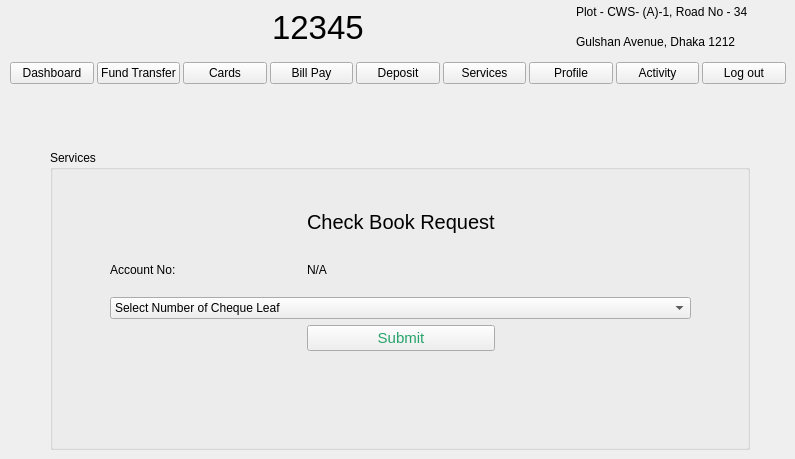
    <widget class="QWidget" name="Services_page">
     <widget class="QGroupBox" name="groupBox_7">
      <property name="geometry">
       <rect>
        <x>50</x>
        <y>150</y>
        <width>700</width>
        <height>300</height>
       </rect>
      </property>
      <property name="title">
       <string>Services</string>
      </property>
      <widget class="QWidget" name="layoutWidget">
       <property name="geometry">
        <rect>
         <x>60</x>
         <y>50</y>
         <width>581</width>
         <height>151</height>
        </rect>
       </property>
       <layout class="QGridLayout" name="gridLayout_12">
        <item row="0" column="1">
         <widget class="QLabel" name="label_22">
          <property name="font">
           <font>
            <pointsize>15</pointsize>
           </font>
          </property>
          <property name="text">
           <string>Check Book Request</string>
          </property>
         </widget>
        </item>
        <item row="2" column="0" colspan="3">
         <widget class="QComboBox" name="comboBox_13">
          <property name="enabled">
           <bool>true</bool>
          </property>
          <property name="cursor">
           <cursorShape>ArrowCursor</cursorShape>
          </property>
          <item>
           <property name="text">
            <string>Select Number of Cheque Leaf</string>
           </property>
          </item>
          <item>
           <property name="text">
            <string>20</string>
           </property>
          </item>
          <item>
           <property name="text">
            <string>50</string>
           </property>
          </item>
         </widget>
        </item>
        <item row="3" column="1">
         <widget class="QPushButton" name="pushButton_5">
          <property name="font">
           <font>
            <pointsize>11</pointsize>
           </font>
          </property>
          <property name="styleSheet">
           <string notr="true">color: rgb(38, 162, 105);</string>
          </property>
          <property name="text">
           <string>Submit</string>
          </property>
         </widget>
        </item>
        <item row="0" column="2">
         <spacer name="horizontalSpacer_4">
          <property name="orientation">
           <enum>Qt::Horizontal</enum>
          </property>
          <property name="sizeHint" stdset="0">
           <size>
            <width>40</width>
            <height>20</height>
           </size>
          </property>
         </spacer>
        </item>
        <item row="0" column="0">
         <spacer name="horizontalSpacer_3">
          <property name="orientation">
           <enum>Qt::Horizontal</enum>
          </property>
          <property name="sizeHint" stdset="0">
           <size>
            <width>40</width>
            <height>20</height>
           </size>
          </property>
         </spacer>
        </item>
        <item row="1" column="0">
         <widget class="QLabel" name="label_24">
          <property name="text">
           <string>Account No:</string>
          </property>
         </widget>
        </item>
        <item row="1" column="1">
         <widget class="QLabel" name="ac_no">
          <property name="enabled">
           <bool>true</bool>
          </property>
          <property name="text">
           <string>N/A</string>
          </property>
         </widget>
        </item>
       </layout>
      </widget>
     </widget>
     <widget class="QWidget" name="layoutWidget_8">
      <property name="geometry">
       <rect>
        <x>40</x>
        <y>0</y>
        <width>711</width>
        <height>54</height>
       </rect>
      </property>
      <layout class="QGridLayout" name="gridLayout_18">
       <item row="1" column="0">
        <widget class="QLabel" name="login_bank_logo_6">
         <property name="text">
          <string/>
         </property>
         <property name="pixmap">
          <pixmap resource="resources.qrc">:/image/images/logo.jpeg</pixmap>
         </property>
        </widget>
       </item>
       <item row="1" column="4">
        <layout class="QVBoxLayout" name="verticalLayout_3">
         <item>
          <widget class="QLabel" name="login_address_label1_6">
           <property name="text">
            <string>Plot - CWS- (A)-1, Road No - 34 </string>
           </property>
          </widget>
         </item>
         <item>
          <widget class="QLabel" name="login_address_label2_6">
           <property name="text">
            <string>Gulshan Avenue, Dhaka 1212</string>
           </property>
          </widget>
         </item>
        </layout>
       </item>
       <item row="1" column="2">
        <layout class="QHBoxLayout" name="horizontalLayout_13">
         <item>
          <widget class="QLabel" name="login_support_logo_6">
           <property name="text">
            <string/>
           </property>
           <property name="pixmap">
            <pixmap resource="resources.qrc">:/image/images/support_icon.jpeg</pixmap>
           </property>
           <property name="scaledContents">
            <bool>true</bool>
           </property>
          </widget>
         </item>
         <item>
          <widget class="QLabel" name="label_29">
           <property name="font">
            <font>
             <pointsize>25</pointsize>
            </font>
           </property>
           <property name="text">
            <string>12345</string>
           </property>
          </widget>
         </item>
        </layout>
       </item>
       <item row="1" column="1">
        <spacer name="horizontalSpacer_8">
         <property name="orientation">
          <enum>Qt::Horizontal</enum>
         </property>
         <property name="sizeHint" stdset="0">
          <size>
           <width>40</width>
           <height>20</height>
          </size>
         </property>
        </spacer>
       </item>
       <item row="1" column="3">
        <spacer name="horizontalSpacer_9">
         <property name="orientation">
          <enum>Qt::Horizontal</enum>
         </property>
         <property name="sizeHint" stdset="0">
          <size>
           <width>40</width>
           <height>20</height>
          </size>
         </property>
        </spacer>
       </item>
      </layout>
     </widget>
     <widget class="QWidget" name="layoutWidget_3">
      <property name="geometry">
       <rect>
        <x>10</x>
        <y>60</y>
        <width>776</width>
        <height>27</height>
       </rect>
      </property>
      <layout class="QHBoxLayout" name="horizontalLayout_28">
       <property name="spacing">
        <number>3</number>
       </property>
       <property name="sizeConstraint">
        <enum>QLayout::SetMinimumSize</enum>
       </property>
       <item>
        <widget class="QPushButton" name="dashboard_button_4">
         <property name="sizePolicy">
          <sizepolicy hsizetype="Minimum" vsizetype="Fixed">
           <horstretch>0</horstretch>
           <verstretch>0</verstretch>
          </sizepolicy>
         </property>
         <property name="text">
          <string>Dashboard</string>
         </property>
        </widget>
       </item>
       <item>
        <widget class="QPushButton" name="fund_tranfer_button_4">
         <property name="sizePolicy">
          <sizepolicy hsizetype="Minimum" vsizetype="Fixed">
           <horstretch>0</horstretch>
           <verstretch>0</verstretch>
          </sizepolicy>
         </property>
         <property name="text">
          <string>Fund Transfer</string>
         </property>
        </widget>
       </item>
       <item>
        <widget class="QPushButton" name="cards_button_4">
         <property name="sizePolicy">
          <sizepolicy hsizetype="Minimum" vsizetype="Fixed">
           <horstretch>0</horstretch>
           <verstretch>0</verstretch>
          </sizepolicy>
         </property>
         <property name="text">
          <string>Cards</string>
         </property>
        </widget>
       </item>
       <item>
        <widget class="QPushButton" name="bill_pay_button_4">
         <property name="sizePolicy">
          <sizepolicy hsizetype="Minimum" vsizetype="Fixed">
           <horstretch>0</horstretch>
           <verstretch>0</verstretch>
          </sizepolicy>
         </property>
         <property name="text">
          <string>Bill Pay</string>
         </property>
        </widget>
       </item>
       <item>
        <widget class="QPushButton" name="beneficiary_button_4">
         <property name="sizePolicy">
          <sizepolicy hsizetype="Minimum" vsizetype="Fixed">
           <horstretch>0</horstretch>
           <verstretch>0</verstretch>
          </sizepolicy>
         </property>
         <property name="text">
          <string>Deposit</string>
         </property>
        </widget>
       </item>
       <item>
        <widget class="QPushButton" name="services_button_4">
         <property name="sizePolicy">
          <sizepolicy hsizetype="Minimum" vsizetype="Fixed">
           <horstretch>0</horstretch>
           <verstretch>0</verstretch>
          </sizepolicy>
         </property>
         <property name="text">
          <string>Services</string>
         </property>
        </widget>
       </item>
       <item>
        <widget class="QPushButton" name="profile_button_4">
         <property name="sizePolicy">
          <sizepolicy hsizetype="Minimum" vsizetype="Fixed">
           <horstretch>0</horstretch>
           <verstretch>0</verstretch>
          </sizepolicy>
         </property>
         <property name="text">
          <string>Profile</string>
         </property>
        </widget>
       </item>
       <item>
        <widget class="QPushButton" name="activity_button_4">
         <property name="sizePolicy">
          <sizepolicy hsizetype="Minimum" vsizetype="Fixed">
           <horstretch>0</horstretch>
           <verstretch>0</verstretch>
          </sizepolicy>
         </property>
         <property name="text">
          <string>Activity</string>
         </property>
        </widget>
       </item>
       <item>
        <widget class="QPushButton" name="home_schedular_button_4">
         <property name="sizePolicy">
          <sizepolicy hsizetype="Minimum" vsizetype="Fixed">
           <horstretch>0</horstretch>
           <verstretch>0</verstretch>
          </sizepolicy>
         </property>
         <property name="text">
          <string>Log out</string>
         </property>
        </widget>
       </item>
      </layout>
     </widget>
    </widget>
